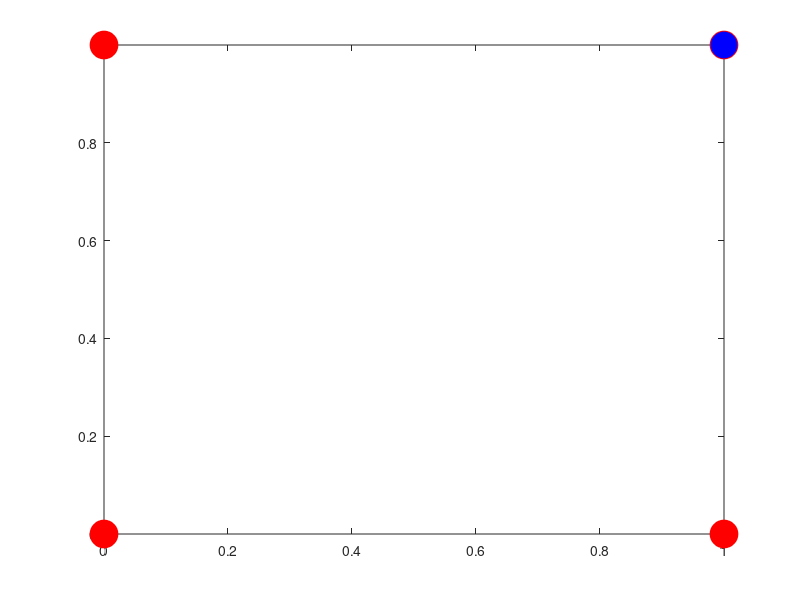

This figure's MATLAB source:
clear all;
close all;
clc;
x=[1 1 0 0; 1 0 1 0];
w=[0 0];
b=0;
alpha=1;
t=[1 -1 -1 -1];
theta=0;
yes=1;
epoch=0;
while yes 
    yes=0;
    for i=1:4
        yin=b+x(1,i)*w(1)+x(2,i)*w(2);
    if(yin>theta)
        y=1;
    end;
    if((yin<=theta) && (yin>=-theta))
        y=0;
    end;
    if( yin<-theta)
        y=-1;
    end
     if(y-t(i))
         yes=1;     
         for j=1:2
             w(j)=w(j)+t(i)*x(j,i);
         end
    b=b+t(i)*alpha;
     end
    end
    epoch=epoch+1;
    end

disp('Perceptron ');

disp('final weights ');disp(w);
disp('final bias ');
disp(b);
disp('epoch ');
disp(epoch);


plot(x(1,1),'or','markersize',20,'markerfacecolor',[0 0 1]);hold on
plot(x(1,2),x(2,2),'or','MarkerSize',20,'MarkerFaceColor',[1 0 0]);hold on
plot(x(1,3),x(2,3),'or','markersize',20,'markerfacecolor',[1 0 0]);hold on
plot(x(1,4),x(2,4),'or','markersize',20,'markerfacecolor',[1 0 0]);hold on
